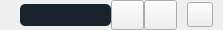
           <widget class="QFrame" name="bottom_credits">
            <property name="minimumSize">
             <size>
              <width>0</width>
              <height>30</height>
             </size>
            </property>
            <property name="maximumSize">
             <size>
              <width>16777215</width>
              <height>30</height>
             </size>
            </property>
            <property name="frameShape">
             <enum>QFrame::NoFrame</enum>
            </property>
            <property name="frameShadow">
             <enum>QFrame::Raised</enum>
            </property>
            <layout class="QHBoxLayout" name="bottom_credits_layout">
             <property name="spacing">
              <number>10</number>
             </property>
             <property name="leftMargin">
              <number>10</number>
             </property>
             <property name="topMargin">
              <number>0</number>
             </property>
             <property name="rightMargin">
              <number>10</number>
             </property>
             <property name="bottomMargin">
              <number>0</number>
             </property>
             <item>
              <spacer name="horizontalSpacer">
               <property name="orientation">
                <enum>Qt::Horizontal</enum>
               </property>
               <property name="sizeType">
                <enum>QSizePolicy::Fixed</enum>
               </property>
               <property name="sizeHint" stdset="0">
                <size>
                 <width>10</width>
                 <height>10</height>
                </size>
               </property>
              </spacer>
             </item>
             <item>
              <widget class="QFrame" name="credits_bar">
               <property name="maximumSize">
                <size>
                 <width>16777215</width>
                 <height>47</height>
                </size>
               </property>
               <property name="styleSheet">
                <string notr="true">background-color: none;</string>
               </property>
               <property name="frameShape">
                <enum>QFrame::NoFrame</enum>
               </property>
               <property name="frameShadow">
                <enum>QFrame::Raised</enum>
               </property>
               <layout class="QHBoxLayout" name="horizontalLayout_2">
                <property name="spacing">
                 <number>0</number>
                </property>
                <property name="leftMargin">
                 <number>0</number>
                </property>
                <property name="topMargin">
                 <number>0</number>
                </property>
                <property name="rightMargin">
                 <number>0</number>
                </property>
                <property name="bottomMargin">
                 <number>0</number>
                </property>
                <item>
                 <widget class="QProgressBar" name="progress_bar">
                  <property name="enabled">
                   <bool>true</bool>
                  </property>
                  <property name="sizePolicy">
                   <sizepolicy hsizetype="Expanding" vsizetype="Fixed">
                    <horstretch>0</horstretch>
                    <verstretch>0</verstretch>
                   </sizepolicy>
                  </property>
                  <property name="styleSheet">
                   <string notr="true">QProgressBar:horizontal {
border-radius: 5px;
background:rgba(0,0,0,0.1);
color: white;
background-color: rgba(25, 35, 45, 1);

}
QProgressBar::chunk:horizontal {
background:rgb(6, 133, 0);
color: white;

}
QProgressBar 
{ 
color: white; 
border:none;
}
</string>
                  </property>
                  <property name="maximum">
                   <number>100</number>
                  </property>
                  <property name="value">
                   <number>-1</number>
                  </property>
                  <property name="alignment">
                   <set>Qt::AlignRight|Qt::AlignTrailing|Qt::AlignVCenter</set>
                  </property>
                 </widget>
                </item>
                <item>
                 <widget class="QToolButton" name="pause_button">
                  <property name="cursor">
                   <cursorShape>PointingHandCursor</cursorShape>
                  </property>
                  <property name="toolTip">
                   <string>Play/Pause</string>
                  </property>
                  <property name="styleSheet">
                   <string notr="true"/>
                  </property>
                  <property name="text">
                   <string/>
                  </property>
                  <property name="icon">
                   <iconset resource="../resource.qrc">
                    <normaloff>:/myresource/resource/pause_new.png</normaloff>:/myresource/resource/pause_new.png</iconset>
                  </property>
                  <property name="iconSize">
                   <size>
                    <width>25</width>
                    <height>25</height>
                   </size>
                  </property>
                 </widget>
                </item>
                <item>
                 <widget class="QToolButton" name="delete_button">
                  <property name="sizePolicy">
                   <sizepolicy hsizetype="Preferred" vsizetype="Fixed">
                    <horstretch>0</horstretch>
                    <verstretch>0</verstretch>
                   </sizepolicy>
                  </property>
                  <property name="cursor">
                   <cursorShape>PointingHandCursor</cursorShape>
                  </property>
                  <property name="toolTip">
                   <string>Delete</string>
                  </property>
                  <property name="styleSheet">
                   <string notr="true"/>
                  </property>
                  <property name="text">
                   <string/>
                  </property>
                  <property name="icon">
                   <iconset resource="../resource.qrc">
                    <normaloff>:/myresource/resource/icons8-stop-96.png</normaloff>:/myresource/resource/icons8-stop-96.png</iconset>
                  </property>
                  <property name="iconSize">
                   <size>
                    <width>25</width>
                    <height>25</height>
                   </size>
                  </property>
                 </widget>
                </item>
                <item>
                 <spacer name="horizontalSpacer_13">
                  <property name="orientation">
                   <enum>Qt::Horizontal</enum>
                  </property>
                  <property name="sizeType">
                   <enum>QSizePolicy::Fixed</enum>
                  </property>
                  <property name="sizeHint" stdset="0">
                   <size>
                    <width>10</width>
                    <height>20</height>
                   </size>
                  </property>
                 </spacer>
                </item>
                <item>
                 <widget class="QFrame" name="frame">
                  <property name="sizePolicy">
                   <sizepolicy hsizetype="Fixed" vsizetype="Fixed">
                    <horstretch>0</horstretch>
                    <verstretch>0</verstretch>
                   </sizepolicy>
                  </property>
                  <property name="frameShape">
                   <enum>QFrame::StyledPanel</enum>
                  </property>
                  <property name="frameShadow">
                   <enum>QFrame::Raised</enum>
                  </property>
                 </widget>
                </item>
                <item>
                 <widget class="QToolButton" name="info_suggestion">
                  <property name="cursor">
                   <cursorShape>PointingHandCursor</cursorShape>
                  </property>
                  <property name="toolTip">
                   <string>Tips</string>
                  </property>
                  <property name="text">
                   <string/>
                  </property>
                  <property name="icon">
                   <iconset resource="../resource.qrc">
                    <normaloff>:/myresource/resource/icons8-info-104.png</normaloff>:/myresource/resource/icons8-info-104.png</iconset>
                  </property>
                  <property name="iconSize">
                   <size>
                    <width>18</width>
                    <height>18</height>
                   </size>
                  </property>
                 </widget>
                </item>
               </layout>
              </widget>
             </item>
            </layout>
           </widget>
